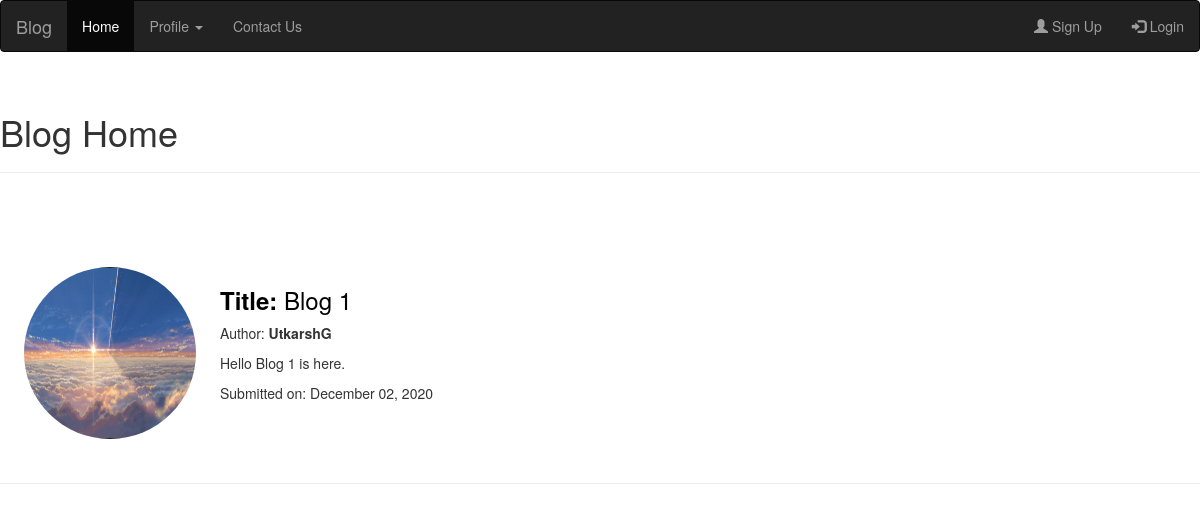
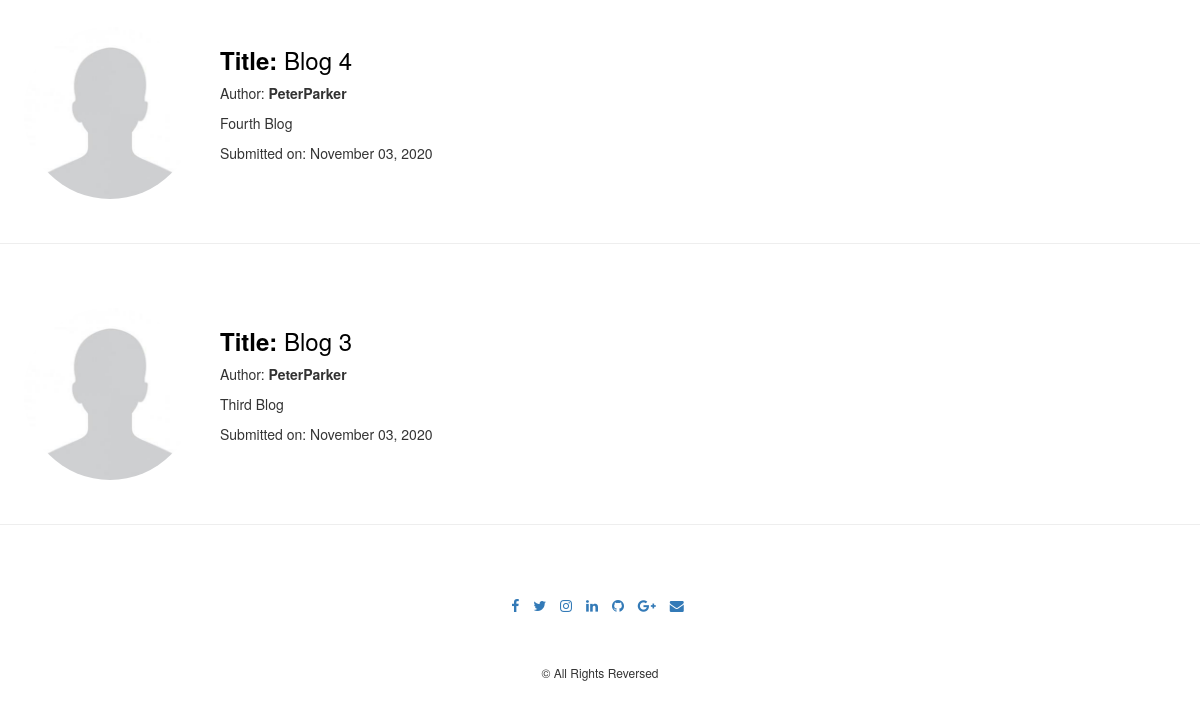
Before: / with the older database file (2 pictures, top to bottom).
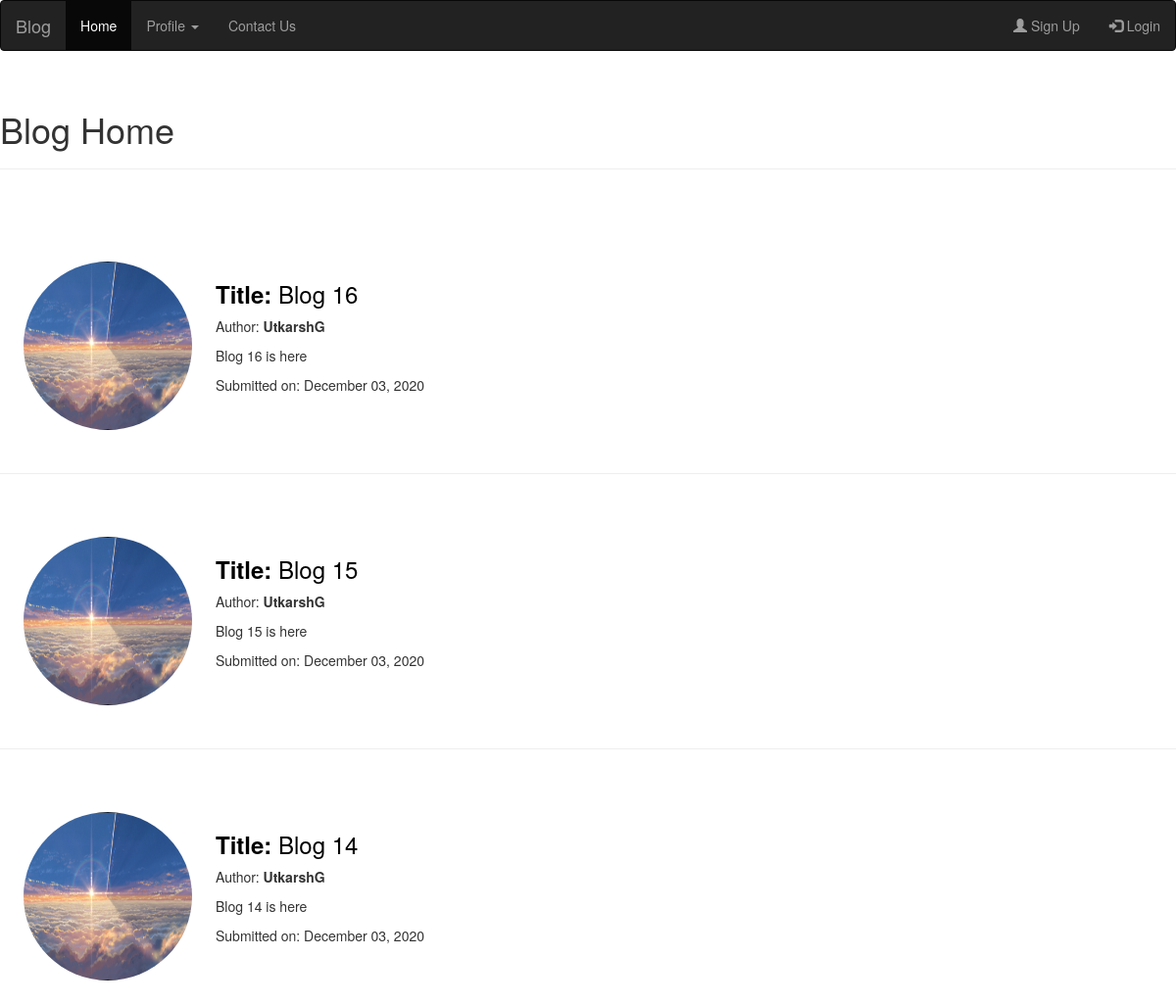
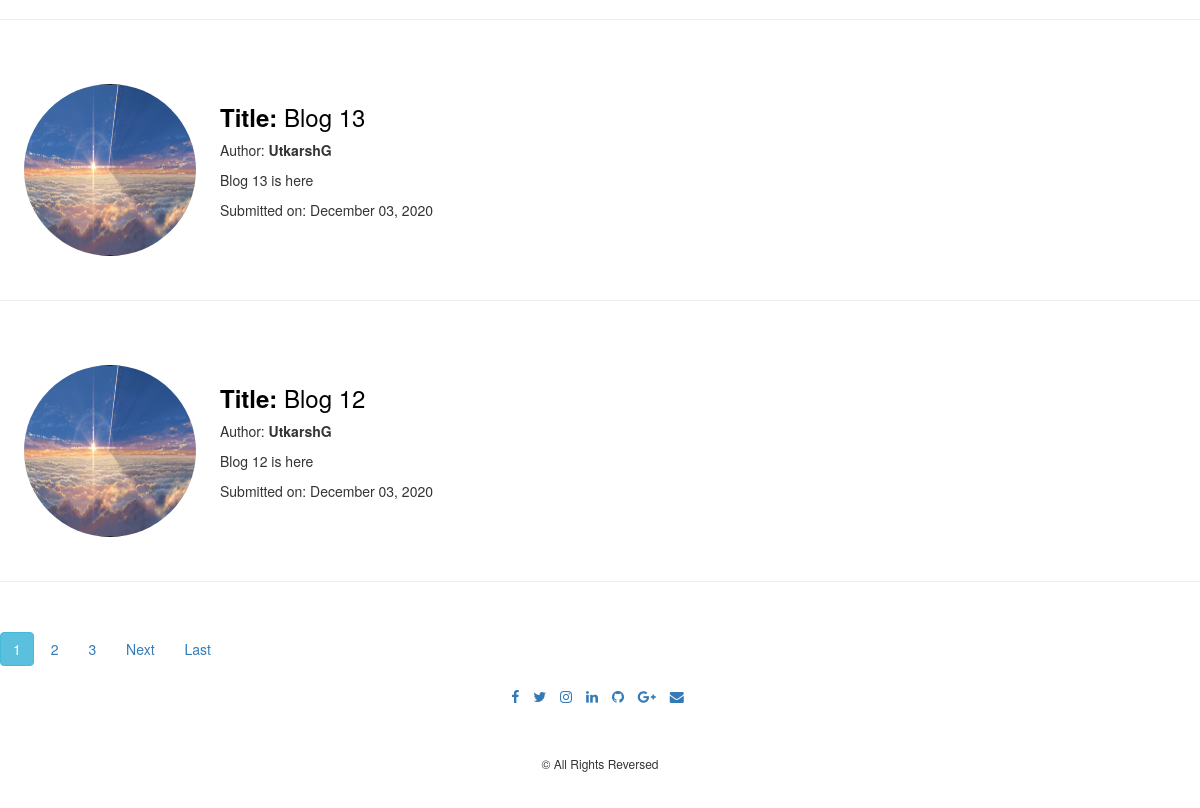
After: the same page with the newer database file (2 pictures, top to bottom).
### blog/models.py (models this page shows, shortened)
class Post(models.Model):
    title = models.CharField(max_length=64)
    content = models.TextField()
    date_posted = models.DateTimeField(default=timezone.now)
    date_updated = models.DateTimeField(auto_now=True)
    author = models.ForeignKey(User, on_delete=models.CASCADE)
    objects = models.Manager()

### users/models.py (models this page shows, shortened)
class Profile(models.Model):
    user = models.OneToOneField(User, on_delete=models.CASCADE)
    image = models.ImageField(default="default.jpg", upload_to="profile-pics")

### blog/views.py (the view)
# urls.py: path("", PostListView.as_view(), name="Blog-Home"),
class PostListView(ListView):
    model = Post
    template_name = "blog/home.html"
    context_object_name = "posts"
    ordering = ["-date_posted"]
    paginate_by = 5

### blog/templates/blog/home.html (shortened to what this page needs)
{% extends "blog/base.html" %}
{% block content %}
{% load static %}
    <h1>Blog Home</h1>
    <hr/>
    <br/>
    <br/>
        <main>
            <article>
                <p>{% for post in posts %}
                    <div class="flex-container">
                        <img class="profile-img" src="{{ post.author.profile.image.url }}">
                        <div class="flex-box">
                            <h3 class="article-title">Title: <a href="{% url 'Post-Detail' post.id %}">{{post.title}}</a></h3>
                            <p>Author: <b>{{post.author}}</b></p>
                            <p>{{post.content}}</p>
                            <p>Submitted on: {{post.date_posted|date:"F d, Y" }}</p>
                        </div>
                    </div>
                    <hr/>
                    <br/>
                    {% endfor %}
                </p>
            </article>
        </main>
        {% if is_paginated %}
            {% for num in page_obj.paginator.page_range %}
            {% if page_obj.number == num %}
                <a class="btn btn-info mb-4" href="?page={{ num }}">{{ num }}</a>
            {% elif num > page_obj.number|add:'-3' and num < page_obj.number|add:'3' %}
                <a class="btn btn-outline-info mb-4" href="?page={{ num }}">{{ num }}</a>
            {% endif %}
            {% endfor %}
            {% if page_obj.has_next %}
            <a class="btn btn-outline-info mb-4" href="?page={{ page_obj.next_page_number }}">Next</a>
            <a class="btn btn-outline-info mb-4" href="?page={{ page_obj.paginator.num_pages }}">Last</a>
            {% endif %}
        {% endif %}
	<div class="footer">
		<div class="container">
			<div class="row">
				<div class="col-xs-12 col-sm-12 col-md-12 mt-2 mt-sm-5">
					<ul class="list-unstyled list-inline social text-center">
						<li class="list-inline-item"><a href="#"><i class="fa fa-facebook"></i></a></li>
						<li class="list-inline-item"><a href="#"><i class="fa fa-twitter"></i></a></li>
                        <li class="list-inline-item"><a href="#"><i class="fa fa-instagram"></i></a></li>
                        <li class="list-inline-item"><a href="#"><i class="fa fa-linkedin"></i></a></li>
                        <li class="list-inline-item"><a href="#"><i class="fa fa-github"></i></a></li>
						<li class="list-inline-item"><a href="#"><i class="fa fa-google-plus"></i></a></li>
						<li class="list-inline-item"><a href="#" target="_blank"><i class="fa fa-envelope"></i></a></li>
                    </ul>
				</div>
            </div>
            <br/>
			<div class="row">
				<div class="col-xs-12 col-sm-12 col-md-12 mt-2 mt-sm-2 text-center text-white">
					<p class="h6">© All Rights Reversed</p>
				</div>
			</div>
		</div>
	</div>
{% endblock content %}

### blog/templates/blog/base.html (shortened to what this page needs)
{% load static %}
<!DOCTYPE html>
<html lang="en">
<head>
  <link rel="stylesheet" href="https://maxcdn.bootstrapcdn.com/bootstrap/3.4.1/css/bootstrap.min.css">
  <link rel="stylesheet" href="/static/home.css">
  <link rel="stylesheet" href="/static/post_form.css">
  <link rel="stylesheet" href="/static/contact.css">
  <link href="https://stackpath.bootstrapcdn.com/font-awesome/4.7.0/css/font-awesome.min.css" rel='stylesheet'>
</head>
<body>
    <nav class="navbar navbar-inverse">
        <div class="container-fluid">
          <div class="navbar-header">
            <a class="navbar-brand" href="http://localhost:8000/about">Blog</a>
          </div>
          <ul class="nav navbar-nav">
            <li class="active"><a href="http://localhost:8000">Home</a></li>
            <li class="dropdown"><a class="dropdown-toggle" data-toggle="dropdown" href="#">Profile <span class="caret"></span></a>
            </li>
            <li><a href="http://localhost:8000/contact">Contact Us</a></li>
          </ul>
          <ul class="nav navbar-nav navbar-right">
            <li><a href="http://localhost:8000/register"><span class="glyphicon glyphicon-user"></span> Sign Up</a></li>
            <li><a href="http://localhost:8000/login/"><span class="glyphicon glyphicon-log-in"></span> Login</a></li>
          </ul>
        </div>
    </nav>
    <br/>
    {% block content %}{% endblock %}
</body>
</html>

### blog/static/home.css (style rules this page uses)
.profile-img { display: inline; border-radius: 50%; width: 22rem; height: 22rem; padding: 2%; }
.flex-container { display: flex; flex-direction: row; }
.flex-box { display: flex; flex-direction: column; margin-top: 2%; }
.article-title { color: black; font-weight: bold; }
.article-title a { color: black; font-weight: normal; }

### blog/static/contact.css (style rules this page uses)
.container { border-radius: 5px; padding: 20px; }

Changed rows visible on the page:
no longer on this page (row unchanged): Post: author.profile.image (picture), title "Blog 1", author "UtkarshG", content "Hello Blog 1 is here.", date_posted "December 02, 2020"
no longer on this page (row unchanged): Post: author.profile.image (placeholder picture), title "Blog 4", author "PeterParker", content "Fourth Blog", date_posted "November 03, 2020"
no longer on this page (row unchanged): Post: author.profile.image (placeholder picture), title "Blog 3", author "PeterParker", content "Third Blog", date_posted "November 03, 2020"
added Post: author.profile.image (picture), title "Blog 16", author "UtkarshG", content "Blog 16 is here", date_posted "December 03, 2020"
added Post: author.profile.image (picture), title "Blog 15", author "UtkarshG", content "Blog 15 is here", date_posted "December 03, 2020"
added Post: author.profile.image (picture), title "Blog 14", author "UtkarshG", content "Blog 14 is here", date_posted "December 03, 2020"
added Post: author.profile.image (picture), title "Blog 13", author "UtkarshG", content "Blog 13 is here", date_posted "December 03, 2020"
added Post: author.profile.image (picture), title "Blog 12", author "UtkarshG", content "Blog 12 is here", date_posted "December 03, 2020"
Other visible differences:
new list line: "1"
new list line: "2"
new list line: "3"
text now shown: "Next Last"
